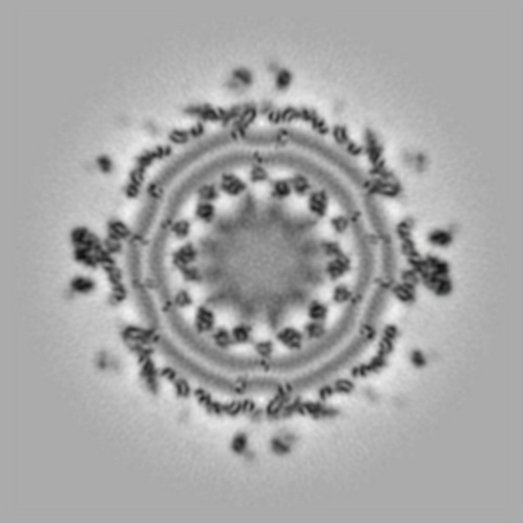
#> input picture fft1.png, 523 x 523 px, shrunk from 720 x 720 before the run, found by its file name
$ jupyter execute Fourier-Transform.ipynb   (older library calls are emulated)
#> lines starting #> are read from the running program, lines starting #| are printed output that depends on the picture; after the words box and inside, x2 and y2 are one past the last pixel; in counts of white or black regions, pixels touching at a corner belong together
[cell 1]
import scipy.fftpack as fftim
from PIL import Image
# Opening the image and converting it to grayscale.
b = Image.open('C:/Users/Kanni/Desktop/KCE-ECE-CVP-2023/Demo/Figures_FT/fft1.png').convert('L')
# Performing FFT.
c = abs(fftim.fft2(b))
# Shifting the Fourier frequency image.
d = fftim.fftshift(c)
# Converting the d to floating type and saving it
# as fft1_output.raw in Figures folder.
d.astype('float').tofile('C:/Users/Kanni/Desktop/KCE-ECE-CVP-2023/Demo/Figures_FT/fft1_output.raw')

[cell 2]
import numpy, math
import scipy.fftpack as fftim
from PIL import Image
import cv2

# Opening the image and converting it to grayscale.
b = Image.open('C:/Users/Kanni/Desktop/KCE-ECE-CVP-2023/Demo/Figures_FT/fft1.png').convert('L')
 # Performing FFT.
c = fftim.fft2(b)
# Shifting the Fourier frequency image.
d = fftim.fftshift(c)
# Intializing variables for convolution function.
M = d.shape[0]
#> M = 523
N = d.shape[1]
#> N = 523
# H is defined and
# values in H are initialized to 1.
H = numpy.ones((M,N))
center1 = M/2
#> center1 = 261.5
center2 = N/2
#> center2 = 261.5
d_0 = 30.0 # cut-off radius
t1 = 1 # the order of BLPF
t2 = 2*t1

# Defining the convolution function for BLPF.
for i in range(1,M):
    for j in range(1,N):
        r1 = (i-center1)**2+(j-center2)**2
        # Euclidean distance from
        # origin is computed.
        r = math.sqrt(r1)
        # Using cut-off radius to
        # eliminate high frequency.
        if r > d_0:
            H[i,j] = 1/(1 + (r/d_0)**t1)
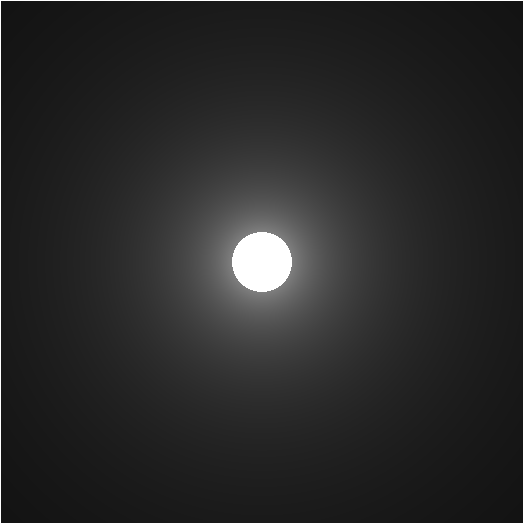
#> H: shape (523, 523) float64; min 0.0753, max 1, mean 0.161

# Converting H to an image
H = Image.fromarray(H)
#> H: PIL image 523x523 F
# Performing the convolution.
con = d * H
# Computing the magnitude of the inverse FFT.
e = abs(fftim.ifft2(con))
# Saving e.
cv2.imwrite('C:/Users/Kanni/Desktop/KCE-ECE-CVP-2023/Demo/Figures_FT/blowpass_output.png', e)
#> Out = True

[cell 3]
import cv2
import numpy, math
import scipy.fftpack as fftim
from PIL import Image

# Opening the image and converting it to grayscale.
b = Image.open('C:/Users/Kanni/Desktop/KCE-ECE-CVP-2023/Demo/Figures_FT/fft1.png').convert('L')
# Performing FFT.
c = fftim.fft2(b)
# Shifting the Fourier frequency image.
d = fftim.fftshift(c)

# Intializing variables for convolution function.
M = d.shape[0]
N = d.shape[1]
# H is defined and
# values in H are initialized to 1.
H = numpy.ones((M,N))
center1 = M/2
center2 = N/2
d_0 = 30.0 # cut-off radius

# Defining the convolution function for ILPF.
for i in range(1,M):
    for j in range(1,N):
        r1 = (i-center1)**2+(j-center2)**2
        # Euclidean distance from
        # origin is computed.
        r = math.sqrt(r1)
        # Using cut-off radius to eliminate
        # high frequency.
        if r > d_0:
            H[i,j] = 0.0
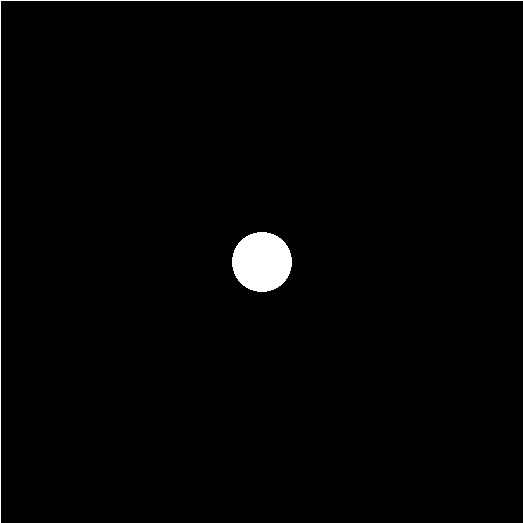
#> H: shape (523, 523) float64; values 0 (black) and 1 (white), 1.4% white; 2 white regions, box (x1, y1, x2, y2) and area: (232, 232, 292, 292) 2828, (0, 0, 523, 523) 1045
# Converting H to an image.
H =  Image.fromarray(H)
# Performing the convolution.
con = d * H
# Computing the magnitude of the inverse FFT.
e = abs(fftim.ifft2(con))
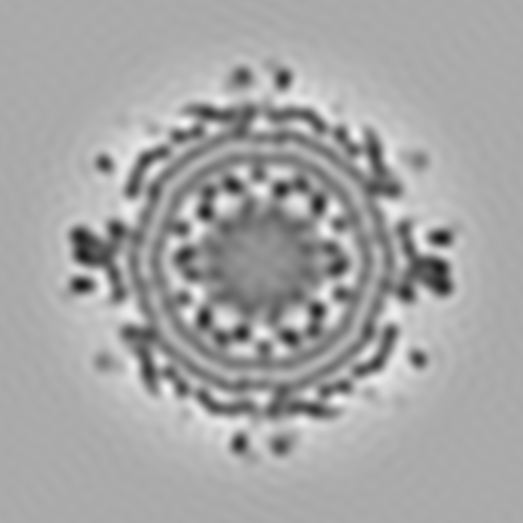
#> e: shape (523, 523) float64; min 23.7, max 244.7, mean 165.8
# Saving e as ilowpass_output.png in
# Figures folder .
cv2.imwrite('C:/Users/Kanni/Desktop/KCE-ECE-CVP-2023/Demo/Figures_FT/ilowpass_output.png', e)
#> Out = True

[cell 4]
import cv2
import numpy, math
import scipy.misc
import scipy.fftpack as fftim
from PIL import Image

# Opening the image.
a = cv2.imread('C:/Users/Kanni/Desktop/KCE-ECE-CVP-2023/Demo/Figures_FT/endothelium.png')
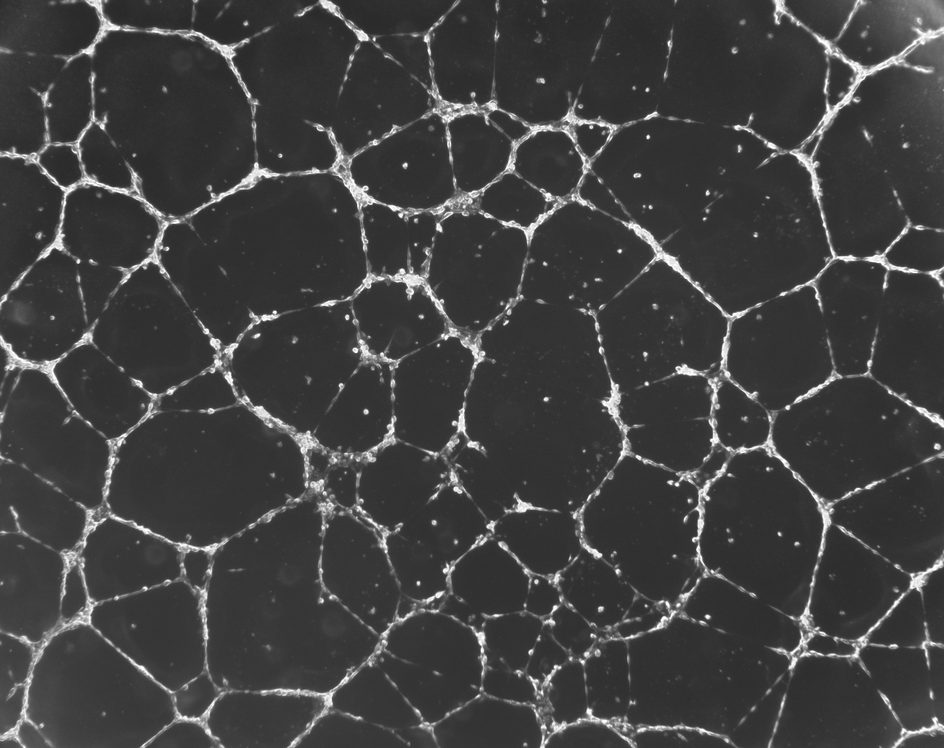
#> input picture endothelium.png, 944 x 748 px, shrunk from 1300 x 1030 before the run, found by its file name
#> a is the input picture: shape (748, 944, 3); min 40, max 255, mean 65
# Converting the image to grayscale.
b = cv2.cvtColor(a, cv2.COLOR_BGR2GRAY)
#> b: shape (748, 944)
# Performing FFT.
c = fftim.fft2(b)
# Shifting the Fourier frequency image.
d = fftim.fftshift(c)
# Intializing variables for convolution function.
M = d.shape[0]
#> M = 748
N = d.shape[1]
#> N = 944
# H is defined and
# values in H are initialized to 1.
H = numpy.ones((M,N))
center1 = M/2
#> center1 = 374
center2 = N/2
#> center2 = 472
d_0 = 30.0 # cut-off radius
t1 = 1 # the order of BHPF
t2 = 2*t1

# Defining the convolution function for BHPF.
for i in range(1,M):
    for j in range(1,N):
        r1 = (i-center1)**2+(j-center2)**2
        # Euclidean distance from
        # origin is computed.
        r = math.sqrt(r1)
        # Using cut-off radius to
        # eliminate low frequency.
        if 0 < r < d_0:
            H[i,j] = 1/(1 + (r/d_0)**t2)
#> H: shape (748, 944) float64

# Converting H to an image.
H = Image.fromarray(H)
#> H: PIL image 944x748 F
# performing the convolution
con = d * H
# computing the magnitude of the inverse FFT
e = abs(fftim.ifft2(con))
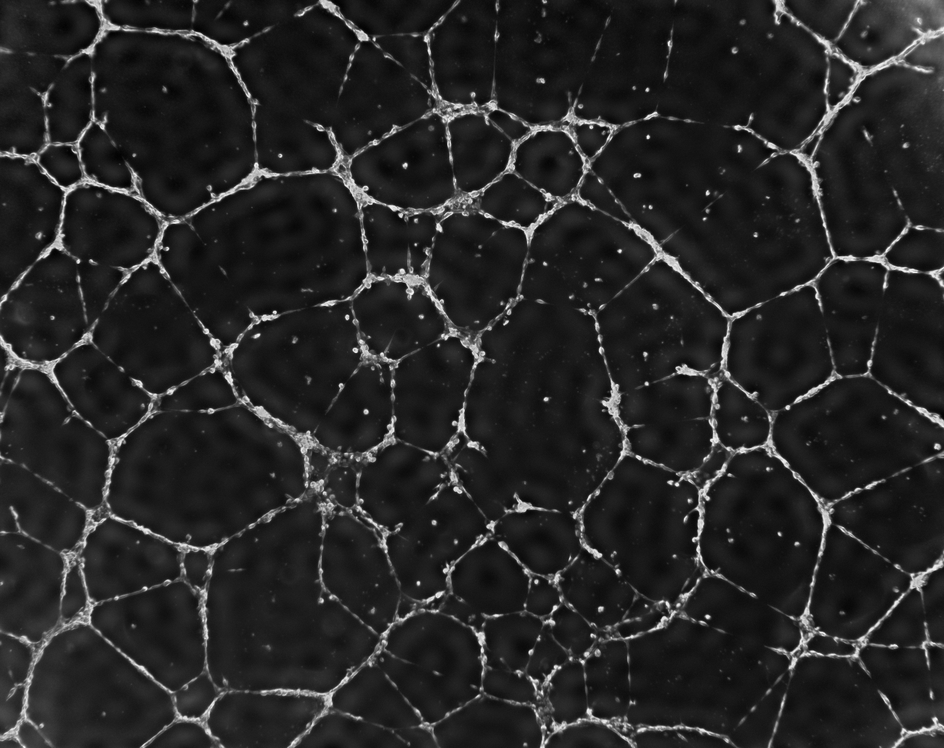
#> e: shape (748, 944) float64; min 29.71, max 261.7, mean 65; drawn with min black and max white
cv2.imwrite('C:/Users/Kanni/Desktop/KCE-ECE-CVP-2023/Demo/Figures_FT/bhighpass_output.png', e)
#> Out = True

[cell 5]
import cv2
import numpy, math
import scipy.fftpack as fftim
from PIL import Image

# Opening the image and converting it to grayscale
a = Image.open('C:/Users/Kanni/Desktop/KCE-ECE-CVP-2023/Demo/Figures_FT/endothelium.png').convert('L')
# Performing FFT.
b = fftim.fft2(a)
# shifting the Fourier frequency image
c = fftim.fftshift(b)

# intializing variables for convolution function
M = c.shape[0]
N = c.shape[1]
# H is defined and
# values in H are initialized to 1.
H = numpy.ones((M,N))
center1 = M/2
center2 = N/2
d_0 = 30.0 # cut-off radius

# Defining the convolution function for IHPF.
for i in range(1,M):
    for j in range(1,N):
        r1 = (i-center1)**2+(j-center2)**2
        # Euclidean distance from
		# origin is computed.
        r = math.sqrt(r1)
        # Using cut-off radius to
        # eliminate low frequency.
        if 0 < r < d_0:
            H[i,j] = 0.0
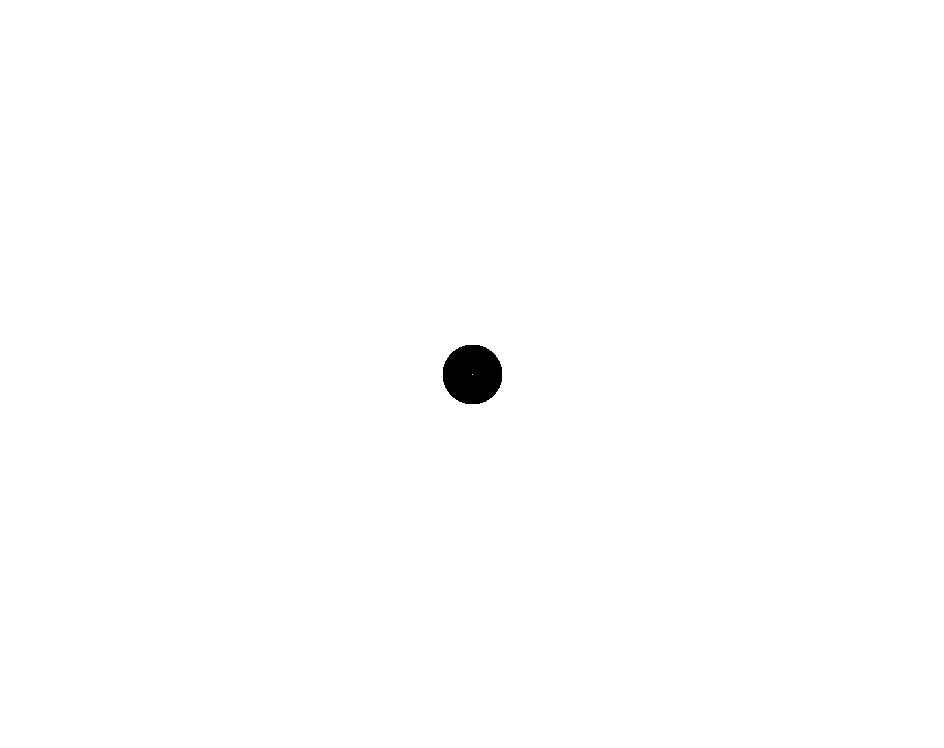
#> H: shape (748, 944) float64; values 0 (black) and 1 (white), 99.6% white; 1 black region, box (x1, y1, x2, y2) and area: (443, 345, 502, 404) 2808
# Performing the convolution.
con = c * H
# Computing the magnitude of the inverse FFT.
d = abs(fftim.ifft2(con))
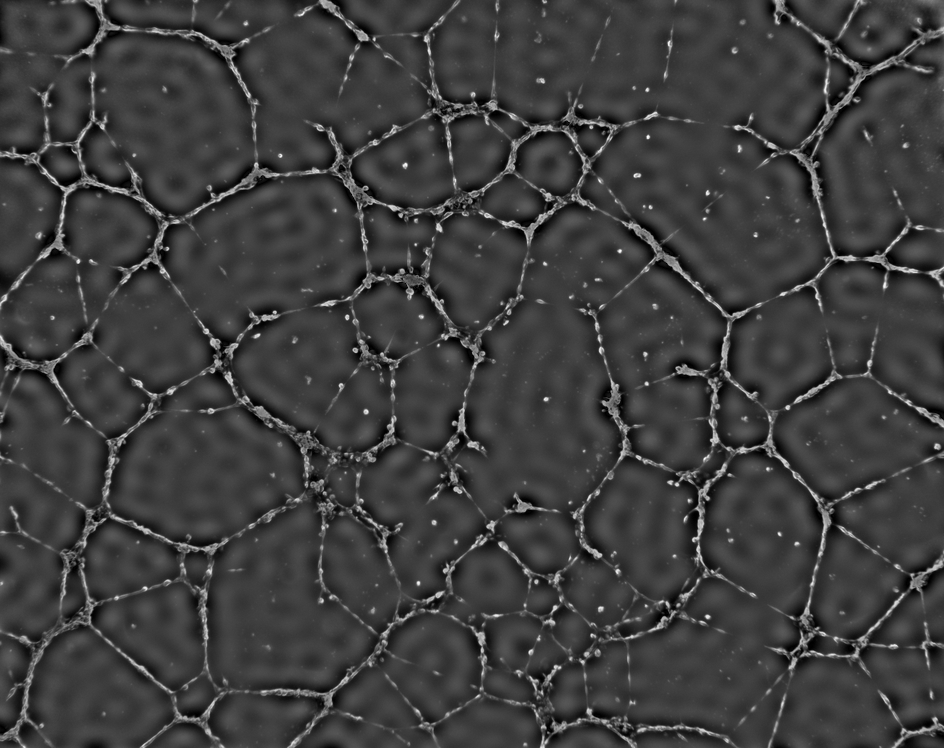
#> d: shape (748, 944) float64; min 0.000506, max 265.7, mean 65; drawn with min black and max white
# Saving the image as ihighpass_output.png in
# Figures folder.
cv2.imwrite('C:/Users/Kanni/Desktop/KCE-ECE-CVP-2023/Demo/Figures_FT/ihighpass_output.png', d)
#> Out = True

[cell 6]
import cv2
import numpy, math
import scipy.fftpack as fftim
from PIL import Image

# Opening the image and converting it to grayscale.
a = Image.open('C:/Users/Kanni/Desktop/KCE-ECE-CVP-2023/Demo/Figures_FT/endothelium.png').convert('L')
# Performing FFT.
b = fftim.fft2(a)
# Shifting the Fourier frequency image.
c = fftim.fftshift(b)

# Intializing variables for convolution function.
M = c.shape[0]
N = c.shape[1]
# H is defined and values in H are initialized to 1.
H = numpy.ones((M,N))
center1 = M/2
center2 = N/2
d_0 = 30.0 # cut-off radius
t1 = 2*d_0

# Defining the convolution function for GHPF.
for i in range(1,M):
    for j in range(1,N):
        r1 = (i-center1)**2+(j-center2)**2
        # Euclidean distance from
        # origin is computed.
        r = math.sqrt(r1)
        # Using cut-off radius to
        # eliminate low frequency.
        if 0 < r < d_0:
            H[i,j] = 1 - math.exp(-r**2/t1**2)

# Converting H to an image.
H = Image.fromarray(H)
#> H: PIL image 944x748 F
# Performing the convolution.
con = c * H
# Computing the magnitude of the inverse FFT.
e = abs(fftim.ifft2(con))
# Saving the image as ghighpass_output.png in
# Figures folder.
cv2.imwrite('C:/Users/Kanni/Desktop/KCE-ECE-CVP-2023/Demo/Figures_FT/ghighpass_output.png', e)
#> Out = True

[cell 7]
import numpy, math
import scipy.fftpack as fftim
from PIL import Image
import matplotlib.pyplot as plt
import cv2

# opening the image and converting it to grayscale
a = Image.open('C:/Users/Kanni/Desktop/KCE-ECE-CVP-2023/Demo/Figures_FT/fft1.png').convert('L')
# a is converted to an ndarray
b = numpy.asarray(a)
# performing FFT
c = fftim.fft2(b)
# shifting the Fourier frequency image
d = fftim.fftshift(c)

# intializing variables for convolution function
M = d.shape[0]
#> M = 523
N = d.shape[1]
#> N = 523
# H is defined and
# values in H are initialized to 1
H = numpy.zeros((M,N))
center1 = M/2
#> center1 = 261.5
center2 = N/2
#> center2 = 261.5
d_0 = 30.0 # minimum cut-off radius
d_1 = 50.0 # maximum cut-off radius

# defining the convolution function for bandpass
for i in range(1, M):
    for j in range(1, N):
        r1 = (i-center1)**2+(j-center2)**2
        # euclidean distance from
        # origin is computed
        r = math.sqrt(r1)
        # using min and max cut-off to
        # create the band or annulus
        if r > d_0 and r < d_1:
            H[i,j] = 1.0
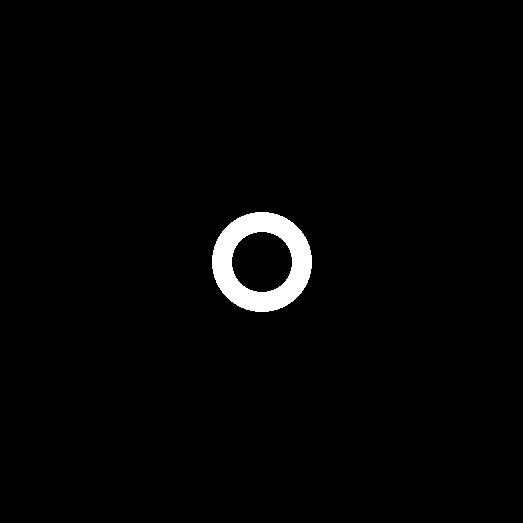
#> H: shape (523, 523) float64; values 0 (black) and 1 (white), 1.8% white; 1 white region, box (x1, y1, x2, y2) and area: (212, 212, 312, 312) 5032

# performing the convolution
con = d * H
# computing the magnitude of the inverse FFT
e = abs(fftim.ifft2(con))
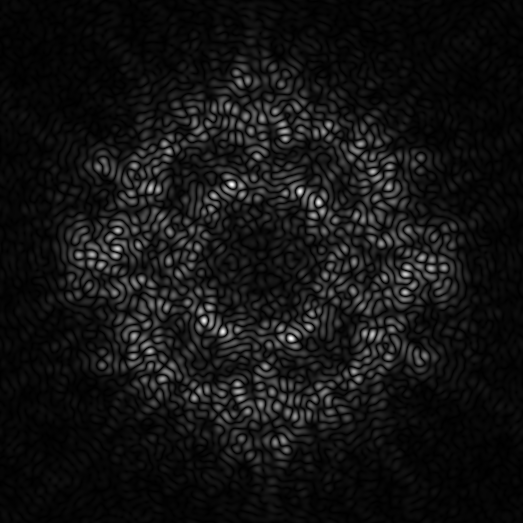
#> e: shape (523, 523) float64; min 0.000313, max 46.79, mean 3.7; drawn with min black and max white
# e is converted from an ndarray to an image
f = e.astype(numpy.int8)
plt.imshow(f)
plt.show()
# saving the image as bandpass_output.png in
# Figures folder
cv2.imwrite('C:/Users/Kanni/Desktop/KCE-ECE-CVP-2023/Demo/Figures_FT/bandpass_output.png', f)
#> Out = True

[cell 8]
import scipy.misc
import numpy, math
import scipy.fftpack as fftim
from PIL import Image
import cv2

# Opening the image and converting it to grayscale.
b = Image.open('C:/Users/Kanni/Desktop/KCE-ECE-CVP-2023/Demo/Figures_FT/fft1.png').convert('L')
# Performing FFT.
c = fftim.fft2(b)
# Shifting the Fourier frequency image .
d = fftim.fftshift(c)
# Intializing variables for convolution function.
M = d.shape[0]
N = d.shape[1]
# H is defined and
# values in H are initialized to 1.
H = numpy.zeros((M,N))
center1 = M/2
center2 = N/2
d_0 = 30.0 # minimum cut-off radius
d_1 = 50.0 # maximum cut-off radius

# Defining the convolution function for bandpass
for i in range(1,M):
    for j in range(1,N):
        r1 = (i-center1)**2+(j-center2)**2
        # Euclidean distance from
        # origin is computed.
        r = math.sqrt(r1)
        # Using min and max cut-off to create
		# the band or annulus.
        if r > d_0 and r < d_1:
            H[i,j] = 1.0

# Converting H to an image.
H = Image.fromarray(H)
# Performing the convolution.
con = d * H
# Computing the magnitude of the inverse FFT.
e = abs(fftim.ifft2(con))
# Saving the image as ibandpass_output.png.
cv2.imwrite('C:/Users/Kanni/Desktop/KCE-ECE-CVP-2023/Demo/Figures_FT/ibandpass_output.png', e)
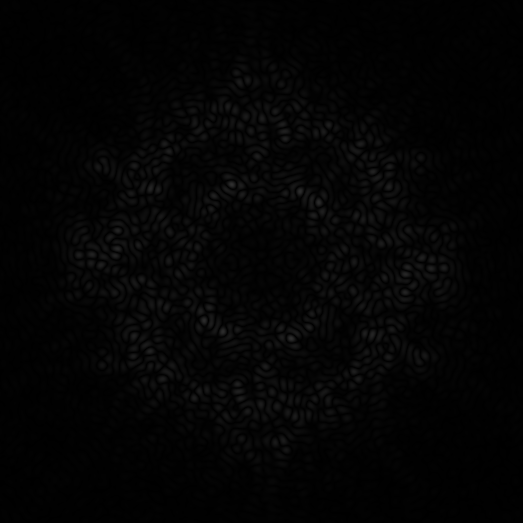
#> saved as ibandpass_output.png: shape (523, 523); min 0, max 47, mean 3.7
#> Out = True
